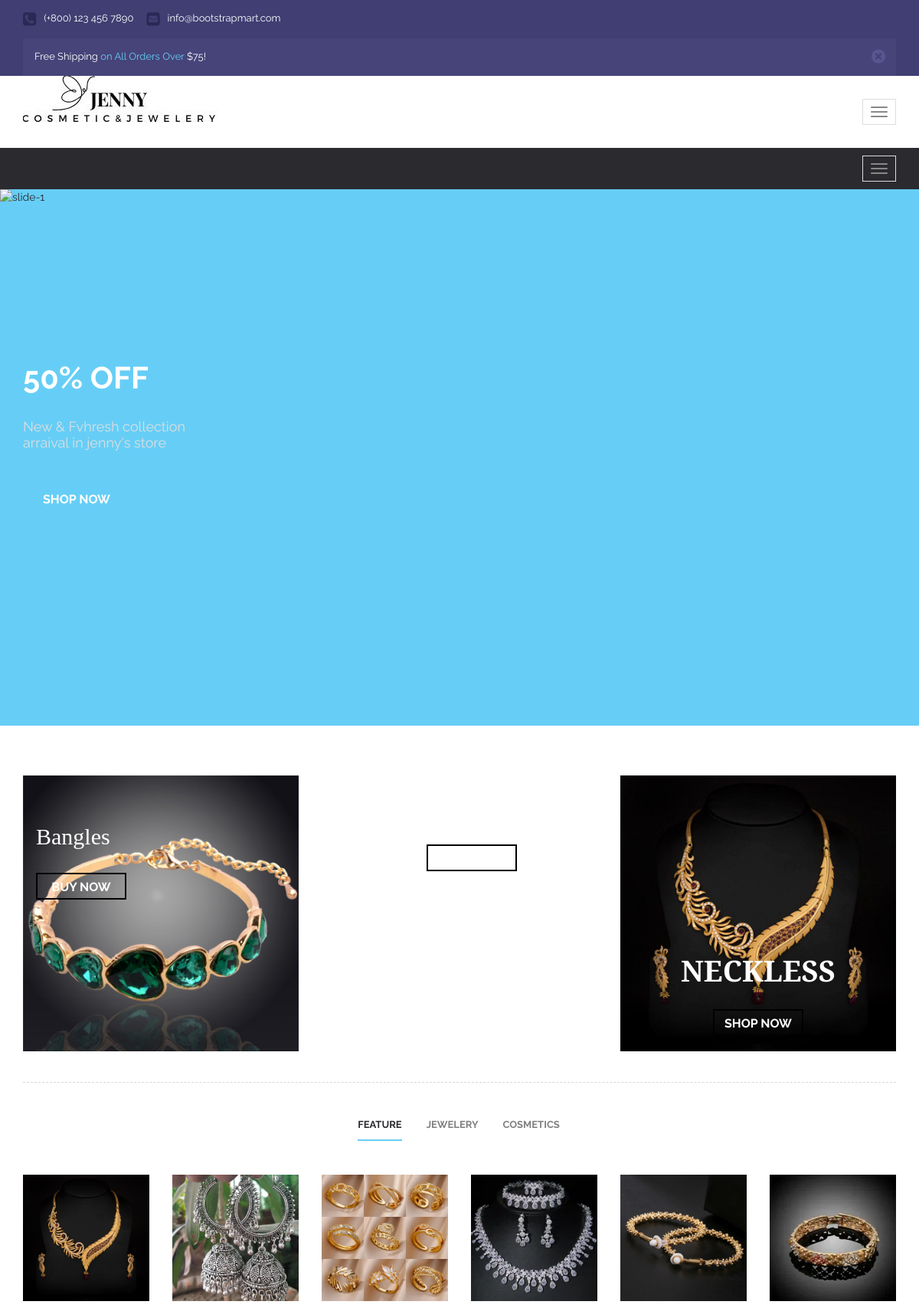
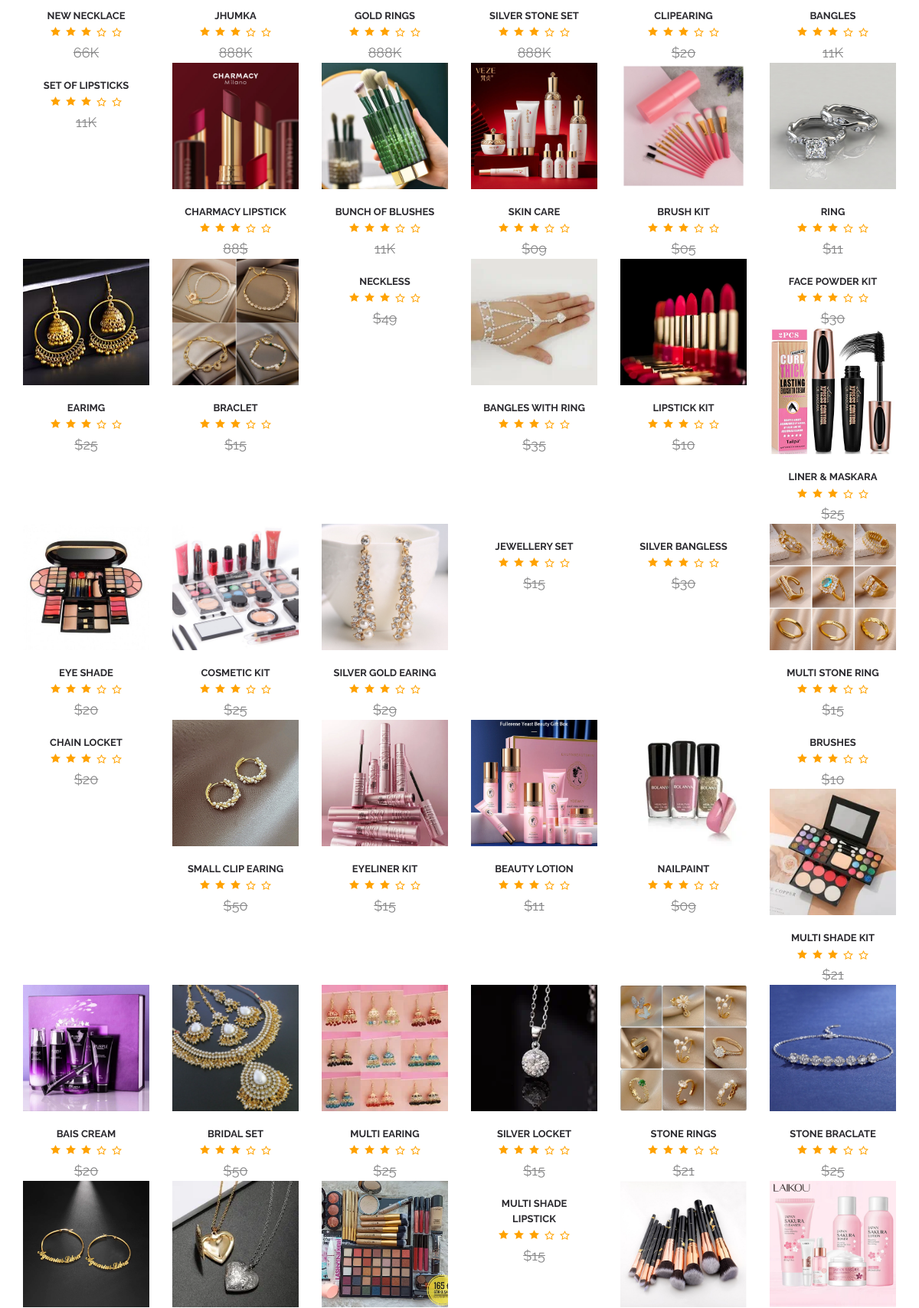
The app's page /index.php (signed in, upper part) with its own data (2 pictures, top to bottom).
### tables this page shows
CREATE TABLE `addproduct` (
  `pid` int(11) NOT NULL,
  `ptitle` varchar(255) NOT NULL,
  `pdescription` text NOT NULL,
  `pcategory` int(255) NOT NULL,
  `pprice` varchar(255) NOT NULL,
  `pimage` varchar(255) NOT NULL,
  `status` tinyint(4) NOT NULL DEFAULT 1
);

### index.php (the view, shortened to what this page needs)
 <?php
 include('includes/navbar.php');
 include('includes/config.php');
 ?>
 <html>
 </html>
          <div id="main-slider" class="slid1">
              <div id="home-slider" class="owl-carousel owl-theme">
                  <div class="item" id="zoom1"style="height:700px">
                      <img src="images/beauty2.jpg" alt="slide-1" class="img-responsive" style="width:2000px">
                      <div class="slider-desc">
                          <div class="container">
                              <div class="row">
                                  <div class="col-md-6">
                                      <div class="slide-offers-left">
                                          <div class="slide-offers-title"><span>SALE</span><br/>50% OFF</div>
                                          <p>New & Fvhresh collection<br/>arraival in jenny's store</p>
                                          <a href="" class="btn btn-blue">Shop now</a>
                                      </div>
                                  </div>
                              </div>
                          </div>
                      </div>
                  </div>
              </div>
          </div>
          <div id="content">
              <div class="container">
                  <div class="home-content">
                      <div class="cat-offers">
                          <div class="row">
                              <div class="col-md-4">
                                  <div class="cat-sec-1">
                                      <img src="images/card7.jpg" class="img-responsive" alt="">
                                      <div class="cat-desc">
                                          <div class="cat-inner">
                                              <div class="cat-title"><span style="color: white;">Bangles</span></div>
                                              <a href="" class="btn btn-border"style="color: white;">Buy Now</a>
                                          </div>
                                      </div>
                                  </div>
                              </div>
                              <div class="col-md-4">
                                  <div class="cat-sec-2">
                                       <div class="cat-desc">
                                           <div class="cat-inner">
                                              <div class="cat-title"style="color: white; margin-top: -40px;">Makeup<span style="color: white;">Kit</span></div>
                                              <a href="" class="btn btn-border"style="color: white;">Buy Now</a>
                                          </div>
                                      </div>
                                  </div>
                              </div>
                              <div class="col-md-4">
                                  <div class="cat-sec-3">
                                      <img src="images/card6.jpg" class="img-responsive" alt="" >
                                       <div class="cat-desc">
                                           <div class="cat-inner">
                                              <div class="cat-title"style="color: white;">Neckless</div>
                                              <a href="" class="btn btn-border" style="color: white;">shop Now</a>
                                           </div>
                                      </div>
                                  </div>
                              </div>
                          </div>
                      </div>
                  </div>
              </div>
              <div class="newest" id="newest">
                  <div class="container">
                      <div class="newest-content">
                          <div class="newest-tab">
                              <ul id="myTab" class="nav nav-tabs newest" role="tablist">
                              <li role="presentation" class="active">
                                      <a href="feature.php" id="cat-1" role="tab" data-toggle="tab" aria-controls="1" aria-expanded="true">Feature</a>
                                  </li>
                                  <li role="presentation">
                                      <a href="jewelery.php" role="tab" id="cat-2" data-toggle="tab" aria-controls="2">Jewelery</a>
                                  </li>
                                  <li role="presentation">
                                      <a href="cosmetics.php" role="tab" id="cat-3" data-toggle="tab" aria-controls="3">Cosmetics</a>
                                  </li>
                              </ul>
                              <div id="myTabContent" class="tab-content">
                                  <div role="tabpanel" class="tab-pane fade in active" id="1" aria-labelledby="cat-1">
                                      <div class="row clearfix" id="result">
                                      <?php
                                    $fetch = "SELECT * from `addproduct`";
                                    $runquery = mysqli_query($connection, $fetch);
                                    if(mysqli_num_rows($runquery) > 0){
                                        while($row = mysqli_fetch_assoc($runquery)){
                                    ?>
                                          <div class="col-md-4 col-lg-2 col-sm-12">
                                              <div class="product-fade">
													<div class="product-fade-wrap">
                                                        <div id="product-image" class="">
                                                            <div class="item"><img src="<?php echo 'images/' . $row['pimage'];?>" alt="" class="img-responsive"></div>
                                                        </div>
													</div>
                                              </div>
                                              <div class="product-name">
                                                  <a href=""><?php echo $row['ptitle'];?></a>
                                              </div>
                                              <div class="star-1"></div>
                                              <div class="product-price">
                                                  <span><?php echo $row['pprice'];?></span>
                                              </div>
                                          </div>
                                    <?php
                                                }
                                            }
                                            ?>
                                      </div>
                                  </div>
                              </div>
                              <br>
                              <br>
                          </div>
                      </div>
                  </div>
              </div>
          </div>
<?php
include('includes/footer.php')
?>

### index.php (style rules this page uses)
.slid1 #home-slider #zoom1 img { -webkit-animation: thing 20s; -o-animation: thing 20s; animation: thing 20s; }

### records on screen
addproduct: pimage (picture), ptitle "NEW NECKLACE", pprice "66K"
addproduct: pimage (picture), ptitle "JHUMKA", pprice "888K"
addproduct: pimage (picture), ptitle "GOLD RINGS", pprice "888K"
addproduct: pimage (picture), ptitle "SILVER STONE SET", pprice "888K"
addproduct: pimage (picture), ptitle "CLIPEARING", pprice "$20"
addproduct: pimage (picture), ptitle "BANGLES", pprice "11K"
addproduct: ptitle "SET OF LIPSTICKS", pprice "11K"
addproduct: pimage (picture), ptitle "CHARMACY LIPSTICK", pprice "88$"
addproduct: pimage (picture), ptitle "BUNCH OF BLUSHES", pprice "11K"
addproduct: pimage (picture), ptitle "SKIN CARE", pprice "$09"
addproduct: pimage (picture), ptitle "BRUSH KIT", pprice "$05"
addproduct: pimage (picture), ptitle "RING", pprice "$11"
addproduct: pimage (picture), ptitle "EARIMG", pprice "$25"
addproduct: pimage (picture), ptitle "BRACLET", pprice "$15"
addproduct: ptitle "NECKLESS", pprice "$49"
addproduct: pimage (picture), ptitle "BANGLES WITH RING", pprice "$35"
addproduct: pimage (picture), ptitle "LIPSTICK KIT", pprice "$10"
addproduct: ptitle "FACE POWDER KIT", pprice "$30"
addproduct: pimage (picture), ptitle "LINER & MASKARA", pprice "$25"
addproduct: pimage (picture), ptitle "EYE SHADE", pprice "$20"
addproduct: pimage (picture), ptitle "COSMETIC KIT", pprice "$25"
addproduct: pimage (picture), ptitle "SILVER GOLD EARING", pprice "$29"
addproduct: ptitle "JEWELLERY SET", pprice "$15"
addproduct: ptitle "SILVER BANGLESS", pprice "$30"
addproduct: pimage (picture), ptitle "MULTI STONE RING", pprice "$15"
addproduct: ptitle "CHAIN LOCKET", pprice "$20"
addproduct: pimage (picture), ptitle "SMALL CLIP EARING", pprice "$50"
addproduct: pimage (picture), ptitle "EYELINER KIT", pprice "$15"
addproduct: pimage (picture), ptitle "BEAUTY LOTION", pprice "$11"
addproduct: pimage (picture), ptitle "NAILPAINT", pprice "$09"
addproduct: ptitle "BRUSHES", pprice "$10"
addproduct: pimage (picture), ptitle "MULTI SHADE KIT", pprice "$21"
addproduct: pimage (picture), ptitle "BAIS CREAM", pprice "$20"
addproduct: pimage (picture), ptitle "BRIDAL SET", pprice "$50"
addproduct: pimage (picture), ptitle "MULTI EARING", pprice "$25"
addproduct: pimage (picture), ptitle "SILVER LOCKET", pprice "$15"
addproduct: pimage (picture), ptitle "STONE RINGS", pprice "$21"
addproduct: pimage (picture), ptitle "STONE BRACLATE", pprice "$25"
addproduct: pimage (picture)
addproduct: pimage (picture)
addproduct: pimage (picture)
addproduct: ptitle "MULTI SHADE LIPSTICK", pprice "$15"
addproduct: pimage (picture)
addproduct: pimage (picture)
